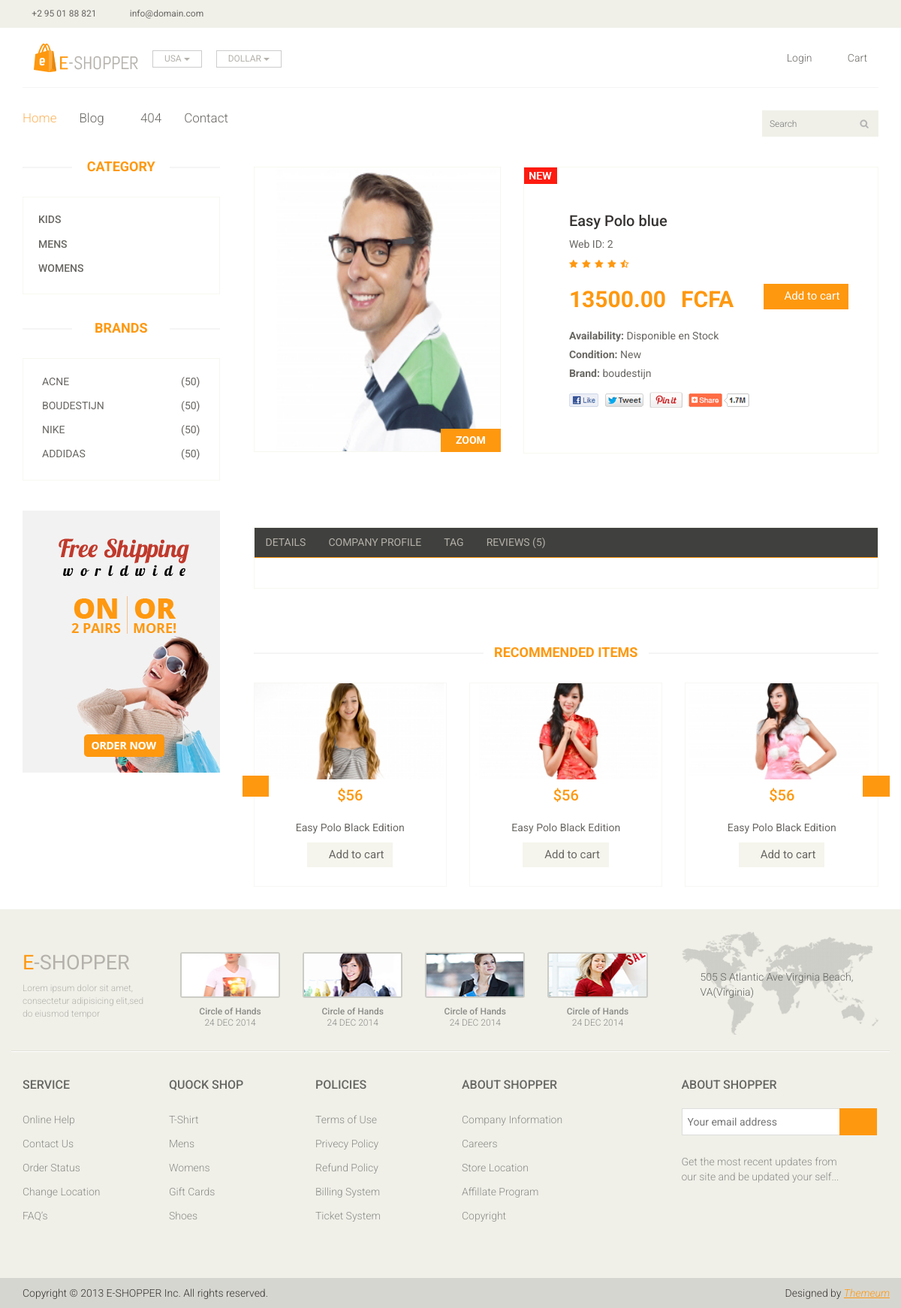
Screenshot of /article-detail/easy-polo-blue/ with the database file from the repository.
### core/models.py (models this page shows, shortened)
class BaseModel(models.Model):
    name = models.CharField(max_length=225, verbose_name="Name")
    reference = models.CharField(max_length=225, verbose_name="Reference", blank=True)
    created_at = models.DateField(auto_now=True, verbose_name="Created at")
    updated_at = models.DateField(auto_now=False,blank=True, null=True)
    status = models.BooleanField(verbose_name="Status", default=True)
    class Meta:
        ordering = ['name']
        abstract = True

class Category(BaseModel):
    def __str__(self):
        return self.name

class Brand(models.Model):
    name = models.CharField(max_length=225, verbose_name="Name")
    reference = models.CharField(max_length=225, verbose_name="Reference")
    created_at = models.DateField(auto_now=True, verbose_name="Created at")
    status = models.BooleanField(default=True)

class Item(BaseModel):
    content = models.TextField()
    category = models.ForeignKey(Category, on_delete=models.CASCADE)
    brand = models.ForeignKey('Brand', on_delete=models.CASCADE, null=True, blank=True)
    disponibilite = models.CharField(choices=DISPONIBILITE_CHOICES, max_length=255)
    image = models.ImageField(upload_to='articles')
    price = models.DecimalField(max_digits=20, decimal_places=2, verbose_name='Prix', default=0.00,
                                validators=[MinValueValidator(Decimal('0.00'))])
    discount = models.DecimalField(max_digits=20, decimal_places=2, verbose_name='Discount', default='',
                                validators=[MinValueValidator(Decimal('0.00'))], blank=True, null=True)
    device = models.CharField(choices=DEVICE_CHOICES, max_length=10, default="FCFA")
    percentage_reduction = models.IntegerField(blank=True, null=True)
    slug = models.SlugField(unique=True, blank=True)
    class Meta:
        verbose_name_plural = "Articles"
        ordering = ['-created_at']

### core/views.py (the view)
# urls.py: url('^article-detail/(?P<slug>[-\w]+)/$', ArticleDetailView.as_view() , name='article-detail'),
class ArticleDetailView(DetailView):
    context_object_name = "item"
    model = Item
    template_name = "product-details.html"
    def get_context_data(self, **kwargs):
        context = super(ArticleDetailView, self).get_context_data(**kwargs)
        context['categorys'] = Category.objects.filter(status=True)
        context['brands'] = Brand.objects.filter(status=True)
        return context

### core/templates/product-details.html (shortened to what this page needs)
{% load static %}
<!DOCTYPE html>
<html lang="en">
<head>
	 {% include 'style.html' %}
</head>
<body>
    {% include 'header.html' %}
	<section>
		<div class="container">
			<div class="row">
				<div class="col-sm-3">
					<div class="left-sidebar">
						<h2>Category</h2>
						<div class="panel-group category-products" id="accordian">
							{% for category in categorys %}
								<div class="panel panel-default">
									<div class="panel-heading">
										<h4 class="panel-title"><a href="{% url 'article' pk=category.id %}">{{ category.name }}</a></h4>
									</div>
								</div>
							{% endfor %}
						</div>
						<div class="brands_products">
							<h2>Brands</h2>
							<div class="brands-name">
								<ul class="nav nav-pills nav-stacked">
									{% for brand in brands %}
									<li><a href="{% url 'shop' %}"> <span class="pull-right">(50)</span>{{ brand.name }}</a></li>
									{% endfor %}
								</ul>
							</div>
						</div>
						<div class="shipping text-center">
							<img src="{% static 'images/home/shipping.jpg' %}" alt="" />
						</div>
					</div>
				</div>
				<div class="col-sm-9 padding-right">
					<div class="product-details">
						<div class="col-sm-5">
							<div class="view-product">
								<img src="{{ item.image.url }}" alt="" />
								<h3>ZOOM</h3>
							</div>
							<br><br><br>
						</div>
						<div class="col-sm-7">
							<div class="product-information">
								<img src="{% static 'images/product-details/new.jpg' %}" class="newarrival" alt="" />
								<h2>{{ item.name }}</h2>
								<p>Web ID: {{ item.id }}</p>
								<img src="{% static 'images/product-details/rating.png' %}" alt="" />
								<span>
                                    {% if item.discount %}
									    <span>{{ item.discount }}</span>
                                         <span>{{ item.device }}</span>
                                    {% else %}
                                         <span>{{ item.price }}</span>
                                         <span>{{ item.device }}</span>
                                     {% endif %}
									<a href="" class="btn btn-fefault cart">
										<i class="fa fa-shopping-cart"></i>
										Add to cart
									</a>
								</span>
								<p><b>Availability:</b> {{ item.disponibilite }}</p>
								<p><b>Condition:</b> New</p>
                                {% if item.brand %}
								<p><b>Brand:</b> {{ item.brand.name }}</p>
                                {% endif %}
								<a href="{% url 'product-details' %}"><img src="{% static 'images/product-details/share.png' %}" class="share img-responsive"  alt="" /></a>
							</div>
						</div>
					</div>
					<div class="category-tab shop-details-tab">
						<div class="col-sm-12">
							<ul class="nav nav-tabs">
								<li><a href="{% url 'product-details' %}#details" data-toggle="tab">Details</a></li>
								<li><a href="{% url 'product-details' %}#companyprofile" data-toggle="tab">Company Profile</a></li>
								<li><a href="{% url 'product-details' %}#tag" data-toggle="tab">Tag</a></li>
								<li><a href="{% url 'product-details' %}#reviews" data-toggle="tab">Reviews (5)</a></li>
							</ul>
						</div>
					</div>
					<div class="recommended_items">
						<h2 class="title text-center">recommended items</h2>
						<div id="recommended-item-carousel" class="carousel slide" data-ride="carousel">
							<div class="carousel-inner">
								<div class="item active">
									<div class="col-sm-4">
										<div class="product-image-wrapper">
											<div class="single-products">
												<div class="productinfo text-center">
													<img src="{% static 'images/home/recommend1.jpg' %}" alt="" />
													<h2>$56</h2>
													<p>Easy Polo Black Edition</p>
													<button type="button" class="btn btn-default add-to-cart"><i class="fa fa-shopping-cart"></i>Add to cart</button>
												</div>
											</div>
										</div>
									</div>
									<div class="col-sm-4">
										<div class="product-image-wrapper">
											<div class="single-products">
												<div class="productinfo text-center">
													<img src="{% static 'images/home/recommend2.jpg' %}" alt="" />
													<h2>$56</h2>
													<p>Easy Polo Black Edition</p>
													<button type="button" class="btn btn-default add-to-cart"><i class="fa fa-shopping-cart"></i>Add to cart</button>
												</div>
											</div>
										</div>
									</div>
									<div class="col-sm-4">
										<div class="product-image-wrapper">
											<div class="single-products">
												<div class="productinfo text-center">
													<img src="{% static 'images/home/recommend3.jpg' %}" alt="" />
													<h2>$56</h2>
													<p>Easy Polo Black Edition</p>
													<button type="button" class="btn btn-default add-to-cart"><i class="fa fa-shopping-cart"></i>Add to cart</button>
												</div>
											</div>
										</div>
									</div>
								</div>
							</div>
							 <a class="left recommended-item-control" href="{% url 'product-details' %}#recommended-item-carousel" data-slide="prev">
								<i class="fa fa-angle-left"></i>
							  </a>
							  <a class="right recommended-item-control" href="{% url 'product-details' %}#recommended-item-carousel" data-slide="next">
								<i class="fa fa-angle-right"></i>
							  </a>
						</div>
					</div>
				</div>
			</div>
		</div>
	</section>
	<footer id="footer">
		<div class="footer-top">
			<div class="container">
				<div class="row">
					<div class="col-sm-2">
						<div class="companyinfo">
							<h2><span>e</span>-shopper</h2>
							<p>Lorem ipsum dolor sit amet, consectetur adipisicing elit,sed do eiusmod tempor</p>
						</div>
					</div>
					<div class="col-sm-7">
						<div class="col-sm-3">
							<div class="video-gallery text-center">
								<a href="{% url 'product-details' %}#">
									<div class="iframe-img">
										<img src="{% static 'images/home/iframe1.png' %}" alt="" />
									</div>
								</a>
								<p>Circle of Hands</p>
								<h2>24 DEC 2014</h2>
							</div>
						</div>
						<div class="col-sm-3">
							<div class="video-gallery text-center">
								<a href="{% url 'product-details' %}#">
									<div class="iframe-img">
										<img src="{% static 'images/home/iframe2.png' %}" alt="" />
									</div>
								</a>
								<p>Circle of Hands</p>
								<h2>24 DEC 2014</h2>
							</div>
						</div>
						<div class="col-sm-3">
							<div class="video-gallery text-center">
								<a href="{% url 'product-details' %}#">
									<div class="iframe-img">
										<img src="{% static 'images/home/iframe3.png' %}" alt="" />
									</div>
								</a>
								<p>Circle of Hands</p>
								<h2>24 DEC 2014</h2>
							</div>
						</div>
						<div class="col-sm-3">
							<div class="video-gallery text-center">
								<a href="{% url 'product-details' %}#">
									<div class="iframe-img">
										<img src="{% static 'images/home/iframe4.png' %}" alt="" />
									</div>
								</a>
								<p>Circle of Hands</p>
								<h2>24 DEC 2014</h2>
							</div>
						</div>
					</div>
					<div class="col-sm-3">
						<div class="address">
							<img src="{% static 'images/home/map.png' %}" alt="" />
							<p>505 S Atlantic Ave Virginia Beach, VA(Virginia)</p>
						</div>
					</div>
				</div>
			</div>
		</div>
		<div class="footer-widget">
			<div class="container">
				<div class="row">
					<div class="col-sm-2">
						<div class="single-widget">
							<h2>Service</h2>
							<ul class="nav nav-pills nav-stacked">
								<li><a href="{% url 'product-details' %}">Online Help</a></li>
								<li><a href="{% url 'product-details' %}">Contact Us</a></li>
								<li><a href="{% url 'product-details' %}">Order Status</a></li>
								<li><a href="{% url 'product-details' %}">Change Location</a></li>
								<li><a href="{% url 'product-details' %}">FAQ’s</a></li>
							</ul>
						</div>
					</div>
					<div class="col-sm-2">
						<div class="single-widget">
							<h2>Quock Shop</h2>
							<ul class="nav nav-pills nav-stacked">
								<li><a href="{% url 'product-details' %}">T-Shirt</a></li>
								<li><a href="{% url 'product-details' %}">Mens</a></li>
								<li><a href="{% url 'product-details' %}">Womens</a></li>
								<li><a href="{% url 'product-details' %}">Gift Cards</a></li>
								<li><a href="{% url 'product-details' %}">Shoes</a></li>
							</ul>
						</div>
					</div>
					<div class="col-sm-2">
						<div class="single-widget">
							<h2>Policies</h2>
							<ul class="nav nav-pills nav-stacked">
								<li><a href="{% url 'product-details' %}">Terms of Use</a></li>
								<li><a href="{% url 'product-details' %}">Privecy Policy</a></li>
								<li><a href="{% url 'product-details' %}">Refund Policy</a></li>
								<li><a href="{% url 'product-details' %}">Billing System</a></li>
								<li><a href="{% url 'product-details' %}">Ticket System</a></li>
							</ul>
						</div>
					</div>
					<div class="col-sm-2">
						<div class="single-widget">
							<h2>About Shopper</h2>
							<ul class="nav nav-pills nav-stacked">
								<li><a href="{% url 'product-details' %}">Company Information</a></li>
								<li><a href="{% url 'product-details' %}">Careers</a></li>
								<li><a href="{% url 'product-details' %}">Store Location</a></li>
								<li><a href="{% url 'product-details' %}">Affillate Program</a></li>
								<li><a href="{% url 'product-details' %}">Copyright</a></li>
							</ul>
						</div>
					</div>
					<div class="col-sm-3 col-sm-offset-1">
						<div class="single-widget">
							<h2>About Shopper</h2>
							<form action="{% url 'product-details' %}#" class="searchform">
								<input type="text" placeholder="Your email address" />
								<button type="submit" class="btn btn-default"><i class="fa fa-arrow-circle-o-right"></i></button>
								<p>Get the most recent updates from <br />our site and be updated your self...</p>
							</form>
						</div>
					</div>
				</div>
			</div>
		</div>
		<div class="footer-bottom">
			<div class="container">
				<div class="row">
					<p class="pull-left">Copyright © 2013 E-SHOPPER Inc. All rights reserved.</p>
					<p class="pull-right">Designed by <span><a target="_blank" href="http://www.themeum.com">Themeum</a></span></p>
				</div>
			</div>
		</div>
	</footer>
</body>
</html>

### rows the page displays
Category: name "KIDS"
Category: name "MENS"
Category: name "WOMENS"
Brand: name "ACNE"
Brand: name "BOUDESTIJN"
Brand: name "NIKE"
Brand: name "ADDIDAS"
Item: image (picture), name "Easy Polo blue", id "2", discount "13500.00", device "FCFA", disponibilite "Disponible en Stock", brand.name "boudestijn"
